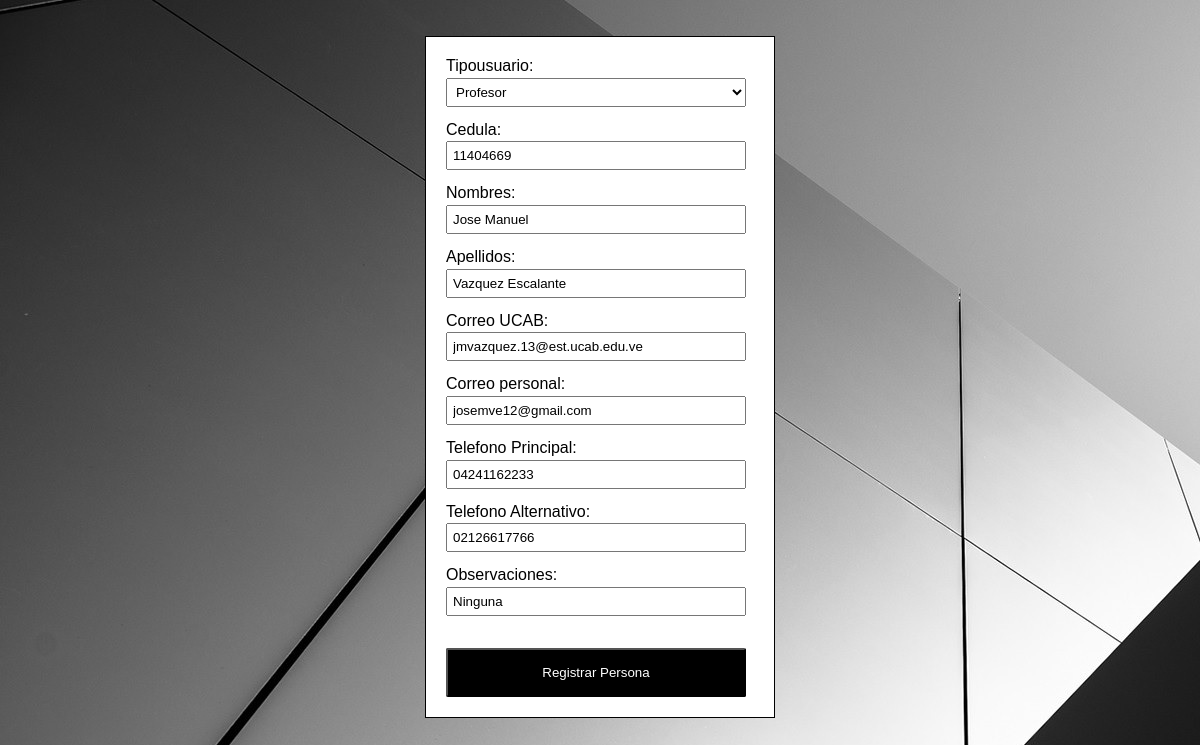
Screenshot of /11404669/editarpersona (signed in) with the database file from the repository.
### gestionusuarios/models.py (models this page shows, shortened)
class Persona(models.Model):
    Tipousuario = models.ForeignKey(Tipo, null=True, on_delete=models.CASCADE)
    Cedula = models.CharField(unique=True, max_length=9)
    Nombres = models.CharField(max_length=40)
    Apellidos = models.CharField(max_length=40)
    Correoucab = models.CharField(blank=True, max_length=45)
    Correopersonal = models.CharField(max_length=45)
    TelefonoPrincipal = models.CharField(max_length=11)
    TelefonoSecundario = models.CharField(max_length=11)
    Observaciones = models.CharField(max_length=200)

### gestionusuarios/views.py (the view)
# urls.py: path('<int:idpersona>/editarpersona', views.editar_persona, name='editar_persona'),
def editar_persona(request, idpersona):
    if request.user.is_authenticated:
        p = Persona.objects.get(Cedula=idpersona)
        if request.method == 'GET':
            form = UsuarioForm(instance=p)
        else:
            form = UsuarioForm(request.POST, instance=p)
            if form.is_valid():
                form.save()
            return redirect('/consultarpersona')
        return render(request, "gestionusuarios/nuevapersona.html", {'form': form})
    return redirect('/login')

### gestionusuarios/models.py (called while the page is built)
    def __str__(self):
        return self.Nombretipo

### gestionusuarios/templates/gestionusuarios/nuevapersona.html (shortened to what this page needs)
{% load static %}
<head>
    <link rel="stylesheet" href="{% static 'gestionusuarios/styles/nav.css' %}">
    <link rel="stylesheet" href="{% static 'gestionusuarios/styles/formulario.css' %}">
</head>
{% block content %}
<body background="static/gestionusuarios/imagenes/fondoproyecto.jpg">
<br></br>
<div id="persona">
    <form method="POST">
        {{ form.as_p }}
        <br>
        <button type="submit" class="btn btn-color">Registrar Persona</button>
    </form>
</div>
</body>
{% endblock %}

### gestionusuarios/static/gestionusuarios/styles/nav.css (style rules this page uses)
* { margin: 0px; padding: 0px; box-sizing: border-box; }

### gestionusuarios/static/gestionusuarios/styles/formulario.css (style rules this page uses)
#persona { margin: 0 auto; width: 350px; font-family: Arial, Helvetica, sans-serif; background-color: white; padding: 20px; border: solid 1px black; }
.btn { width: 300px; border-radius: 2px; display: inline-block; padding: 15px 15px; font-family: Arial, Helvetica, sans-serif; }
.btn-color { color: white; background-color: black; }
.form-control { width: 300px; padding: 5px; margin: .2em 0 14 0; }

### rows the page displays
Persona: Tipousuario "Profesor", Cedula "11404669", Nombres "Jose Manuel", Apellidos "Vazquez Escalante", Correoucab "jmvazquez.13@est.ucab.edu.ve", Correopersonal "josemve12@gmail.com", TelefonoPrincipal "04241162233", TelefonoSecundario "02126617766", Observaciones "Ninguna"
